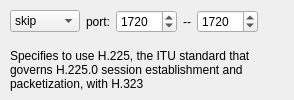
         <widget class="QWidget" name="label645">
          <attribute name="title">
           <string>h323 h225</string>
          </attribute>
          <layout class="QGridLayout">
           <property name="leftMargin">
            <number>10</number>
           </property>
           <property name="topMargin">
            <number>10</number>
           </property>
           <property name="rightMargin">
            <number>0</number>
           </property>
           <property name="bottomMargin">
            <number>0</number>
           </property>
           <item row="1" column="0" colspan="6">
            <widget class="QLabel" name="label672">
             <property name="text">
              <string>Specifies to use H.225, the ITU standard that governs H.225.0 session establishment and packetization, with H.323</string>
             </property>
             <property name="alignment">
              <set>Qt::AlignLeading|Qt::AlignLeft|Qt::AlignVCenter</set>
             </property>
             <property name="wordWrap">
              <bool>true</bool>
             </property>
            </widget>
           </item>
           <item row="0" column="1">
            <widget class="QLabel" name="label671">
             <property name="text">
              <string>port:</string>
             </property>
             <property name="alignment">
              <set>Qt::AlignCenter</set>
             </property>
             <property name="wordWrap">
              <bool>false</bool>
             </property>
             <property name="buddy">
              <cstring>pix_ctiqbe_port</cstring>
             </property>
            </widget>
           </item>
           <item row="0" column="3">
            <widget class="QLabel" name="label673">
             <property name="text">
              <string>--</string>
             </property>
             <property name="alignment">
              <set>Qt::AlignCenter</set>
             </property>
             <property name="wordWrap">
              <bool>false</bool>
             </property>
            </widget>
           </item>
           <item row="0" column="4">
            <widget class="QSpinBox" name="pix_h323h225_port2">
             <property name="minimum">
              <number>1</number>
             </property>
             <property name="maximum">
              <number>65535</number>
             </property>
             <property name="value">
              <number>1720</number>
             </property>
            </widget>
           </item>
           <item row="0" column="2">
            <widget class="QSpinBox" name="pix_h323h225_port1">
             <property name="minimum">
              <number>1</number>
             </property>
             <property name="maximum">
              <number>65535</number>
             </property>
             <property name="value">
              <number>1720</number>
             </property>
            </widget>
           </item>
           <item row="0" column="5">
            <spacer>
             <property name="orientation">
              <enum>Qt::Horizontal</enum>
             </property>
             <property name="sizeType">
              <enum>QSizePolicy::Expanding</enum>
             </property>
             <property name="sizeHint" stdset="0">
              <size>
               <width>30</width>
               <height>20</height>
              </size>
             </property>
            </spacer>
           </item>
           <item row="0" column="0">
            <widget class="QComboBox" name="pix_h323h225_switch">
             <item>
              <property name="text">
               <string>skip</string>
              </property>
             </item>
             <item>
              <property name="text">
               <string>enable</string>
              </property>
             </item>
             <item>
              <property name="text">
               <string>disable</string>
              </property>
             </item>
            </widget>
           </item>
          </layout>
         </widget>
